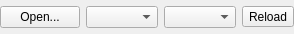
<?xml version="1.0" encoding="UTF-8"?>
<ui version="4.0">
 <class>Form</class>
 <widget class="QWidget" name="Form">
  <property name="geometry">
   <rect>
    <x>0</x>
    <y>0</y>
    <width>290</width>
    <height>34</height>
   </rect>
  </property>
  <property name="sizePolicy">
   <sizepolicy hsizetype="Preferred" vsizetype="Maximum">
    <horstretch>0</horstretch>
    <verstretch>0</verstretch>
   </sizepolicy>
  </property>
  <property name="windowTitle">
   <string>Form</string>
  </property>
  <layout class="QHBoxLayout" name="horizontalLayout">
   <property name="leftMargin">
    <number>0</number>
   </property>
   <property name="topMargin">
    <number>0</number>
   </property>
   <property name="rightMargin">
    <number>0</number>
   </property>
   <property name="bottomMargin">
    <number>0</number>
   </property>
   <item>
    <widget class="QPushButton" name="browsePushButton">
     <property name="text">
      <string>Open...</string>
     </property>
     <property name="icon">
      <iconset theme="document-open">
       <normaloff>.</normaloff>.</iconset>
     </property>
    </widget>
   </item>
   <item>
    <widget class="QComboBox" name="sampleNameComboBox">
     <property name="sizePolicy">
      <sizepolicy hsizetype="MinimumExpanding" vsizetype="Fixed">
       <horstretch>0</horstretch>
       <verstretch>0</verstretch>
      </sizepolicy>
     </property>
    </widget>
   </item>
   <item>
    <widget class="QComboBox" name="distanceComboBox">
     <property name="sizePolicy">
      <sizepolicy hsizetype="MinimumExpanding" vsizetype="Fixed">
       <horstretch>0</horstretch>
       <verstretch>0</verstretch>
      </sizepolicy>
     </property>
    </widget>
   </item>
   <item>
    <widget class="QToolButton" name="reloadToolButton">
     <property name="text">
      <string>Reload</string>
     </property>
     <property name="icon">
      <iconset theme="view-refresh">
       <normaloff>.</normaloff>.</iconset>
     </property>
    </widget>
   </item>
  </layout>
 </widget>
 <resources/>
 <connections/>
</ui>
